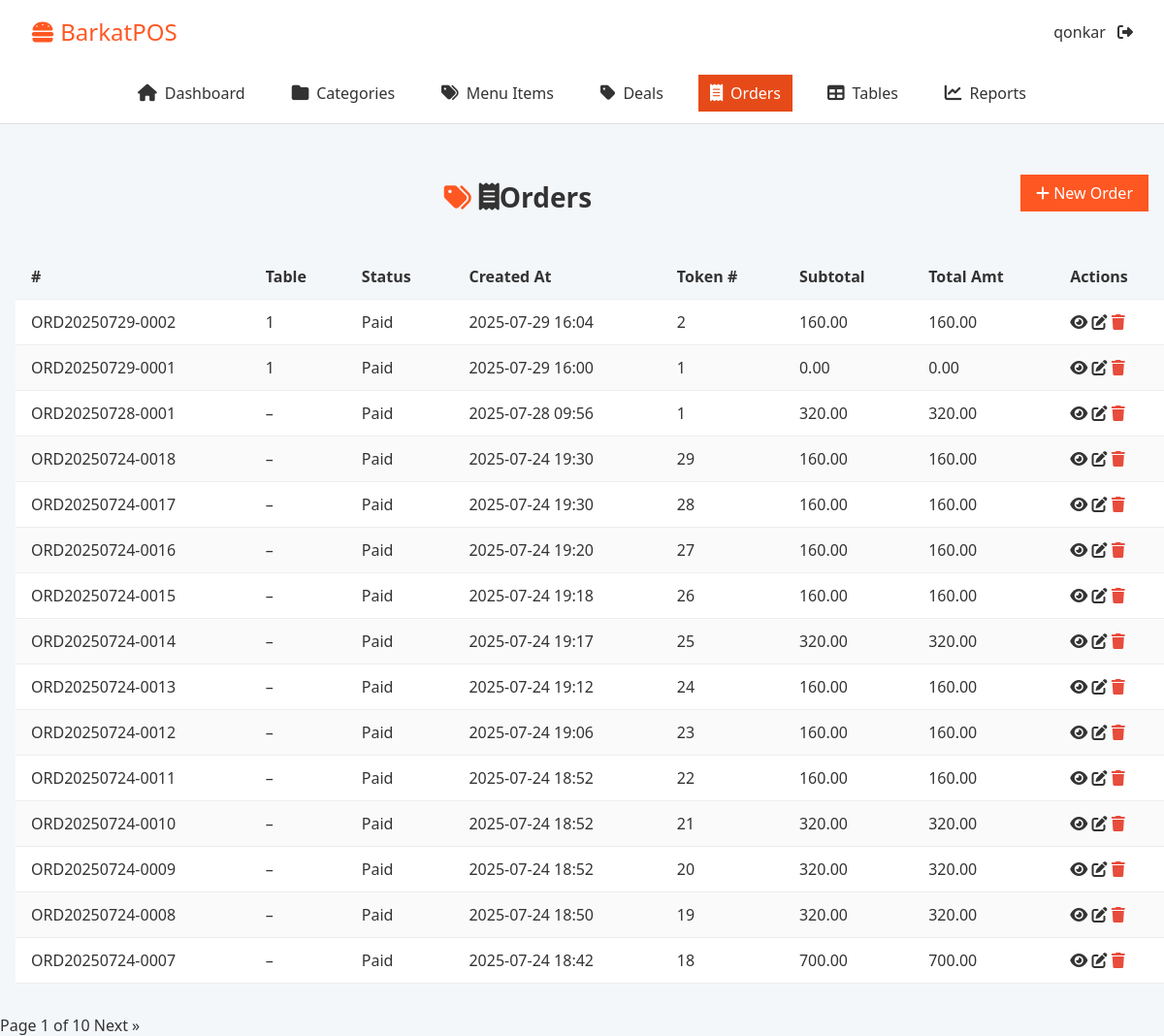
The page /orders/ (signed in) on the database as committed earlier.
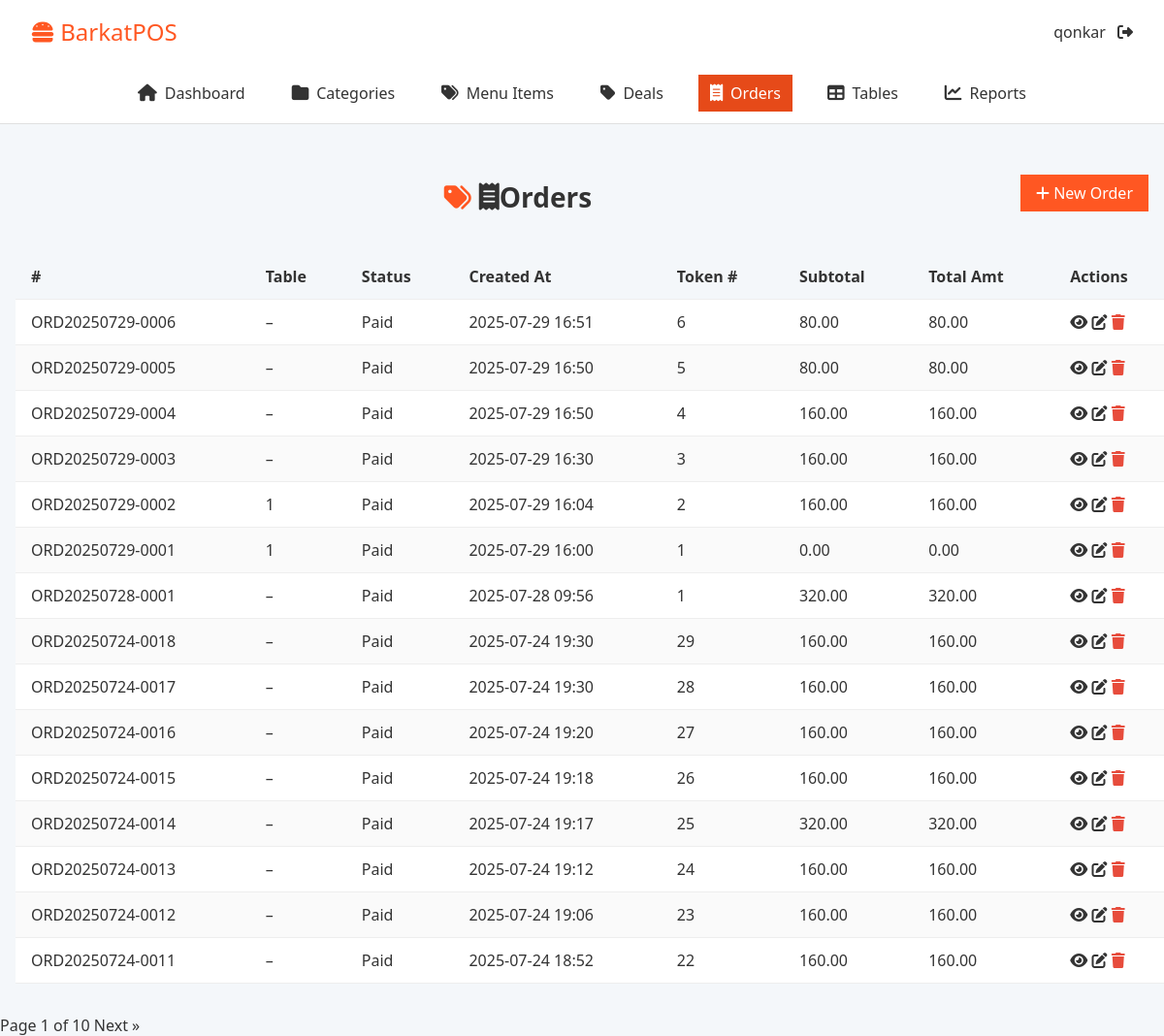
The same page on the database as committed later.
### core/models.py (models this page shows, shortened)
class Order(models.Model):
    STATUS_CHOICES = [
        ('pending', 'Pending'),
        ('in_kitchen', 'In Kitchen'),
        ('served', 'Served'),
        ('paid', 'Paid'),
        ('food_panda', 'Food Panda'),
    ]
    waiter = models.ForeignKey(
        Waiter,
        on_delete=models.PROTECT,
        related_name="orders",
        null=True, blank=True,
        help_text="Who took this order"
    )
    isHomeDelivery = models.CharField(max_length=10, null=True, blank=True, default="no")
    number = models.CharField(max_length=20, unique=True, blank=True)
    table = models.ForeignKey(Table, on_delete=models.PROTECT,
                              related_name='orders', null=True, blank=True)
    created_by = models.ForeignKey(User, on_delete=models.PROTECT,
                                   related_name='orders')
    status = models.CharField(max_length=20, choices=STATUS_CHOICES, default='pending')
    discount = models.DecimalField(max_digits=10, decimal_places=2, default=0)
    tax_percentage = models.DecimalField(max_digits=5, decimal_places=2, default=0)
    service_charge = models.DecimalField(max_digits=10, decimal_places=2, default=0)
    created_at = models.DateTimeField(auto_now_add=True)
    token_number = models.PositiveIntegerField(default=0, blank=True, null=True)
    source = models.CharField(max_length=20, choices=[('food_panda', 'Food Panda'), ('walk_in','Walk‑in')], null=True, blank=True)

class Table(models.Model):
    number = models.PositiveIntegerField(unique=True)
    seats = models.PositiveIntegerField(default=4)
    is_occupied = models.BooleanField(default=False)

### core/views.py (the view)
# urls.py: path('orders/', OrderListView.as_view(), name='order_list'),
class OrderListView(LoginRequiredMixin, ListView):
    model = Order
    template_name = 'orders/order_list.html'
    context_object_name = 'orders'
    paginate_by = 15
    def get_queryset(self):
        qs = super().get_queryset().select_related('table', 'created_by').order_by('-created_at')
        q = self.request.GET.get('q')
        status = self.request.GET.get('status')
        date_from = self.request.GET.get('date_from')
        date_to = self.request.GET.get('date_to')
        if q:
            qs = qs.filter(number__icontains=q)
        if status:
            qs = qs.filter(status=status)
        if date_from:
            qs = qs.filter(created_at__date__gte=date_from)
        if date_to:
            qs = qs.filter(created_at__date__lte=date_to)
        line_total_expr = ExpressionWrapper(
            F('items__quantity') * F('items__unit_price'),
            output_field=DecimalField(max_digits=12, decimal_places=2)
        )
        qs = qs.annotate(subtotal=Sum(line_total_expr))
        qs = qs.annotate(
            total_amount=ExpressionWrapper(
                (
                    F('subtotal')
                    - F('discount')
                    + (F('subtotal') * F('tax_percentage') / 100)
                    + F('service_charge')
                ),
                output_field=DecimalField(max_digits=12, decimal_places=2)
            )
        )
        return qs

### core/templates/orders/order_list.html (shortened to what this page needs)
{% extends 'base.html' %}
{% block content %}
<div class="page-header">
  <h1><i class="fa fa-receipt"></i> Orders</h1>
  <a href="{% url 'order_create' %}" class="btn">
    <i class="fa fa-plus"></i> New Order
  </a>
</div>
<table class="table">
  <thead>
    <tr>
      <th>#</th>
      <th>Table</th>
      <th>Status</th>
      <th>Created At</th>
      <th>Token #</th>
      <th>Subtotal</th>
      <th>Total Amt</th>
      <th>Actions</th>
    </tr>
  </thead>
  <tbody>
    {% for order in orders %}
    <tr id="order-{{ order.pk }}">
      <td>{{ order.number }}</td>
      <td>
        {% if order.table %}
          {{ order.table.number }}
        {% else %}
          &ndash;
        {% endif %}
      </td>
      <td>{{ order.get_status_display }}</td>
      <td>{{ order.created_at|date:"Y-m-d H:i" }}</td>
      <td>{{ order.token_number }}</td>
      <td>
        {% if order.subtotal %}
          {{ order.subtotal|floatformat:2 }}
        {% else %}
          0.00
        {% endif %}
      </td>
      <td>
        {% if order.total_amount %}
          {{ order.total_amount|floatformat:2 }}
        {% else %}
          0.00
        {% endif %}
      </td>
      <td>
        <a href="{% url 'order_detail' order.pk %}"><i class="fa fa-eye"></i></a>
        <a href="{% url 'order_update' order.pk %}"><i class="fa fa-edit"></i></a>
        <button class="btn-delete" data-url="{% url 'order_delete' order.pk %}">
          <i class="fa fa-trash"></i>
        </button>
      </td>
    </tr>
    {% empty %}
    <tr>
      <td colspan="8" class="text-center">No orders found.</td>
    </tr>
    {% endfor %}
  </tbody>
</table>
<div class="pagination">
  {% if is_paginated %}
    <span>Page {{ page_obj.number }} of {{ page_obj.paginator.num_pages }}</span>
    {% if page_obj.has_next %}
      <a href="?page={{ page_obj.next_page_number }}">Next &#187;</a>
    {% endif %}
  {% endif %}
</div>
{% endblock %}

Rows that differ between the two databases and show on the page:
no longer on this page (row unchanged): Order: number "ORD20250724-0010", status "Paid", created_at "2025-07-24 18:52", token_number "21", subtotal "320.00", total_amount "320.00"
no longer on this page (row unchanged): Order: number "ORD20250724-0009", status "Paid", created_at "2025-07-24 18:52", token_number "20", subtotal "320.00", total_amount "320.00"
no longer on this page (row unchanged): Order: number "ORD20250724-0008", status "Paid", created_at "2025-07-24 18:50", token_number "19", subtotal "320.00", total_amount "320.00"
no longer on this page (row unchanged): Order: number "ORD20250724-0007", status "Paid", created_at "2025-07-24 18:42", token_number "18", subtotal "700.00", total_amount "700.00"
added Order: number "ORD20250729-0006", status "Paid", created_at "2025-07-29 16:51", token_number "6", subtotal "80.00", total_amount "80.00"
added Order: number "ORD20250729-0005", status "Paid", created_at "2025-07-29 16:50", token_number "5", subtotal "80.00", total_amount "80.00"
added Order: number "ORD20250729-0004", status "Paid", created_at "2025-07-29 16:50", token_number "4", subtotal "160.00", total_amount "160.00"
added Order: number "ORD20250729-0003", status "Paid", created_at "2025-07-29 16:30", token_number "3", subtotal "160.00", total_amount "160.00"
